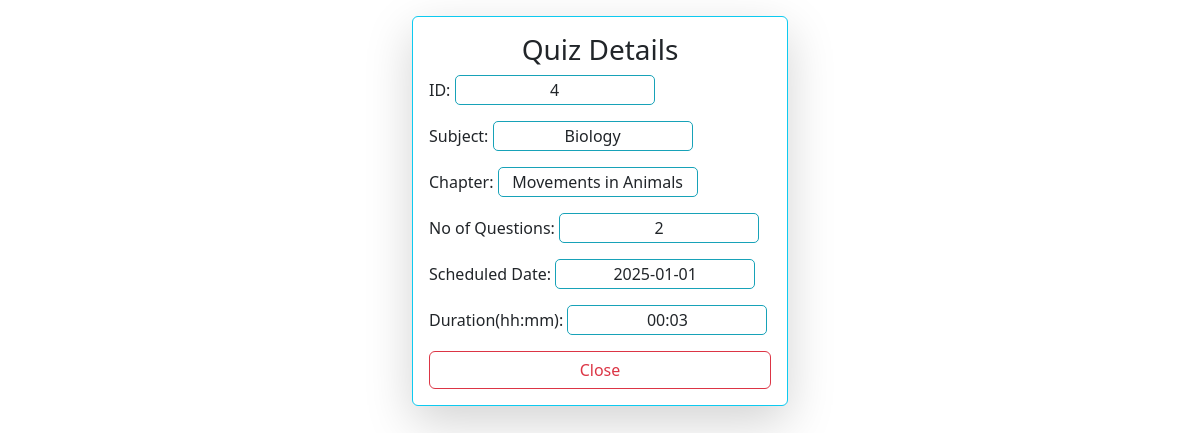
The app's page /quiz_view/4/ (signed in) with its own data.
### backend/models.py (models this page shows)
class Quiz(db.Model):
    __tablename__ = "quiz"
    id = db.Column(db.Integer, primary_key=True)
    date = db.Column(db.Date, nullable=False)
    duration = db.Column(db.Integer, nullable=False)
    chapter_id = db.Column(db.Integer, db.ForeignKey('chapter.id'), nullable=False)
    questions = db.relationship('Question', backref='quiz', lazy=True)
    scores = db.relationship('Score', backref='quiz', lazy=True)

class Subject(db.Model):
    __tablename__ = "subject"
    id = db.Column(db.Integer, primary_key=True)
    name = db.Column(db.String(100), nullable=False)
    desc = db.Column(db.String(200), nullable=False)
    chapters = db.relationship('Chapter', backref='subject', lazy=True)

class Chapter(db.Model):
    __tablename__ = "chapter"
    id = db.Column(db.Integer, primary_key=True)
    name = db.Column(db.String(100), nullable=False)
    desc = db.Column(db.String(200), nullable=False, default="No Description")
    subject_id = db.Column(db.Integer, db.ForeignKey('subject.id'), nullable=False)
    quizzes = db.relationship('Quiz', backref='chapter', lazy=True)

### backend/controllers.py (the view)
@app.route("/quiz_view/<int:qid>/")
@login_required
def quiz_view(qid):
    quiz = Quiz.query.get_or_404(qid)
    chapter = quiz.chapter
    subject = chapter.subject
    return render_template('quiz_view.html', user=current_user, quiz=quiz, chapter=chapter, subject=subject)

### app.py (called while the page is built)
def start():
    quiz_app = Flask(__name__)
    quiz_app.config["SQLALCHEMY_DATABASE_URI"]="sqlite:///quiz_db.sqlite3"
    quiz_app.config["SECRET_KEY"] = "this_is_a_secret_for_quiz_app"
    db.init_app(quiz_app)
    quiz_app.app_context().push()
    quiz_app.debug = True
    db.create_all()
    create_admin()
    login_manager = LoginManager()
    login_manager.login_view = 'login'
    login_manager.init_app(quiz_app)
    @login_manager.user_loader
    def load_user(id):
        return User.query.get(int(id))
    print("Quiz app is running... ")

### templates/quiz_view.html (shortened to what this page needs)
{% extends "base.html" %}
{% block content %}
<div class="container col-md-4 col-md-offset-4">
    <div class="card border-info shadow-lg p-3 mb-5 bg-white rounded mt-3">
        <h3 class="text-center">Quiz Details</h3>
        <p>ID: <span>{{ quiz.id }}</span></p>
        <p>Subject: <span>{{ subject.name }}</span></p>
        <p>Chapter: <span>{{ chapter.name }}</span></p>
        <p>No of Questions: <span>{{ quiz.questions|length }}</span></p>
        <p>Scheduled Date: <span>{{ quiz.date }}</span></p>
        <p>Duration(hh:mm): <span>{{ quiz.duration }}</span></p>
        <a href="{{ url_for('user') }}" class="btn btn-outline-danger w-auto">Close</a>
    </div>
</div>
{% endblock %}

### templates/quiz_view.html (style rules this page uses)
span { display: inline-block; width:200px; align-items: center; text-align: center; border: 1px solid #17a2b8; padding: 2px 5px; border-radius: 5px; }

### records on screen
Quiz: id "4", date "2025-01-01", duration "00:03"
Subject: name "Biology"
Chapter: name "Movements in Animals"

### other values on screen
{{ quiz.questions|length }} "2"
